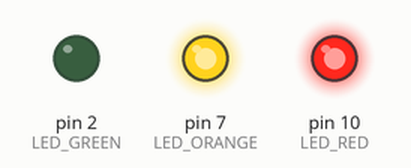
Recording of a sketch running on a simulated Arduino Uno, built with avr-gcc and run on an emulated ATmega328P. On the bench: output pins drawn as LEDs (lit = HIGH).

Above: at 0.2 s.
At 0.7 s:
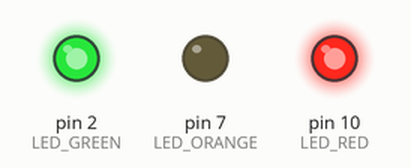
At 2.7 s:
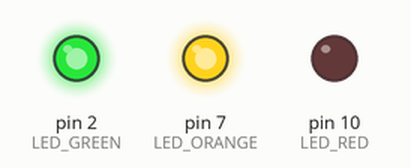
Timing chart, 0 to 3.5 s (numbered marks = the images above):
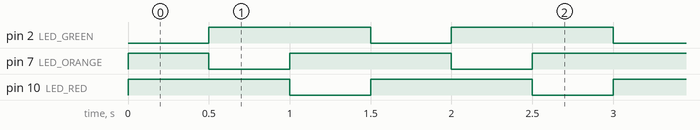

Measured:
- by itself, pin 2 (LED_GREEN), pin 10 (LED_RED): alternates HIGH for 1.0 s and LOW for 0.50 s
- by itself, pin 7 (LED_ORANGE): repeats every 1.5 s: LOW 0.50 s, HIGH 1.0 s
- by itself, everything shown: repeats every 1.5 s, in 3 steps

The sketch:

Christmas_lights.ino
```cpp
//Christmas lights
const int LED_GREEN = 2;
const int LED_ORANGE = 7;
const int LED_RED = 10;

void setup()
{
  pinMode(LED_GREEN, OUTPUT);
  pinMode(LED_ORANGE, OUTPUT);
  pinMode(LED_RED, OUTPUT);
}

void loop()
{

  digitalWrite(LED_GREEN, LOW);
  digitalWrite(LED_ORANGE, HIGH);
  digitalWrite(LED_RED, HIGH);
  delay(500);
  digitalWrite(LED_GREEN, HIGH);
  digitalWrite(LED_ORANGE, LOW);
  delay(500);
  digitalWrite(LED_ORANGE, HIGH);
  digitalWrite(LED_RED, LOW);
  delay(500);
}
```
